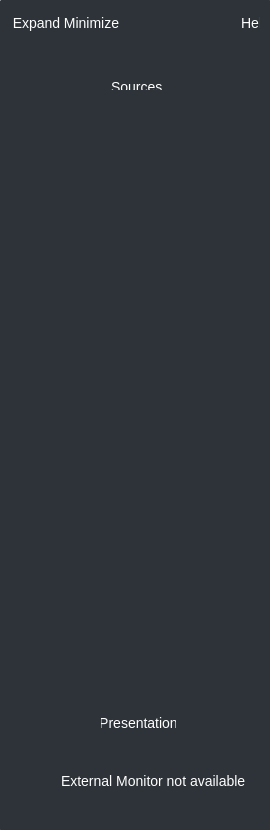
<?xml version="1.0" encoding="UTF-8"?>
<ui version="4.0">
 <class>MainWindow</class>
 <widget class="QMainWindow" name="MainWindow">
  <property name="geometry">
   <rect>
    <x>0</x>
    <y>0</y>
    <width>270</width>
    <height>830</height>
   </rect>
  </property>
  <property name="sizePolicy">
   <sizepolicy hsizetype="Preferred" vsizetype="Preferred">
    <horstretch>1</horstretch>
    <verstretch>1</verstretch>
   </sizepolicy>
  </property>
  <property name="windowTitle">
   <string>MainWindow</string>
  </property>
  <widget class="QWidget" name="centralWidget">
   <property name="sizePolicy">
    <sizepolicy hsizetype="Maximum" vsizetype="Maximum">
     <horstretch>1</horstretch>
     <verstretch>1</verstretch>
    </sizepolicy>
   </property>
   <property name="styleSheet">
    <string notr="true">        font-family: Segoe UI;
        font-size: 14px;
        font-weight: normal;
        font-style: normal;
        text-align: center center;
        color: white;
        border-radius: 2px;    
        background-color: #2d3338;</string>
   </property>
   <widget class="QWidget" name="verticalLayoutWidget_2">
    <property name="geometry">
     <rect>
      <x>0</x>
      <y>650</y>
      <width>391</width>
      <height>181</height>
     </rect>
    </property>
    <layout class="QVBoxLayout" name="verticalLayout_2">
     <item>
      <widget class="QFrame" name="frame_2">
       <property name="frameShape">
        <enum>QFrame::StyledPanel</enum>
       </property>
       <property name="frameShadow">
        <enum>QFrame::Raised</enum>
       </property>
       <widget class="QPushButton" name="PresentButton">
        <property name="geometry">
         <rect>
          <x>90</x>
          <y>50</y>
          <width>75</width>
          <height>23</height>
         </rect>
        </property>
        <property name="text">
         <string>Presentation</string>
        </property>
       </widget>
       <widget class="QLabel" name="label">
        <property name="geometry">
         <rect>
          <x>50</x>
          <y>110</y>
          <width>191</width>
          <height>20</height>
         </rect>
        </property>
        <property name="text">
         <string>External Monitor not available</string>
        </property>
       </widget>
      </widget>
     </item>
    </layout>
   </widget>
   <widget class="QWidget" name="verticalLayoutWidget">
    <property name="geometry">
     <rect>
      <x>0</x>
      <y>110</y>
      <width>271</width>
      <height>531</height>
     </rect>
    </property>
    <layout class="QVBoxLayout" name="verticalLayout">
     <item>
      <widget class="QFrame" name="frame_3">
       <property name="sizePolicy">
        <sizepolicy hsizetype="Preferred" vsizetype="Preferred">
         <horstretch>1</horstretch>
         <verstretch>1</verstretch>
        </sizepolicy>
       </property>
       <property name="frameShape">
        <enum>QFrame::StyledPanel</enum>
       </property>
       <property name="frameShadow">
        <enum>QFrame::Raised</enum>
       </property>
      </widget>
     </item>
    </layout>
   </widget>
   <widget class="QWidget" name="horizontalLayoutWidget">
    <property name="geometry">
     <rect>
      <x>0</x>
      <y>0</y>
      <width>271</width>
      <height>101</height>
     </rect>
    </property>
    <layout class="QHBoxLayout" name="horizontalLayout">
     <item>
      <widget class="QFrame" name="frame">
       <property name="frameShape">
        <enum>QFrame::StyledPanel</enum>
       </property>
       <property name="frameShadow">
        <enum>QFrame::Raised</enum>
       </property>
       <widget class="QPushButton" name="pushButton_2">
        <property name="geometry">
         <rect>
          <x>0</x>
          <y>0</y>
          <width>51</width>
          <height>23</height>
         </rect>
        </property>
        <property name="text">
         <string>Expand</string>
        </property>
       </widget>
       <widget class="QPushButton" name="pushButton_3">
        <property name="geometry">
         <rect>
          <x>50</x>
          <y>0</y>
          <width>61</width>
          <height>23</height>
         </rect>
        </property>
        <property name="text">
         <string>Minimize</string>
        </property>
       </widget>
       <widget class="QPushButton" name="pushButton_4">
        <property name="geometry">
         <rect>
          <x>224</x>
          <y>0</y>
          <width>41</width>
          <height>23</height>
         </rect>
        </property>
        <property name="text">
         <string>Help</string>
        </property>
       </widget>
       <widget class="QLabel" name="label_2">
        <property name="geometry">
         <rect>
          <x>100</x>
          <y>65</y>
          <width>61</width>
          <height>21</height>
         </rect>
        </property>
        <property name="text">
         <string>Sources</string>
        </property>
       </widget>
      </widget>
     </item>
    </layout>
   </widget>
  </widget>
 </widget>
 <layoutdefault spacing="6" margin="11"/>
 <resources/>
 <connections/>
</ui>
